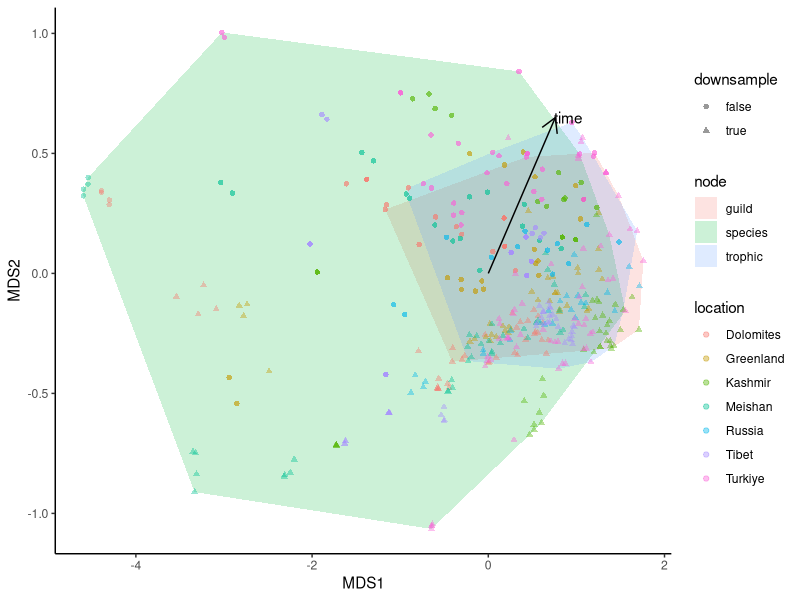
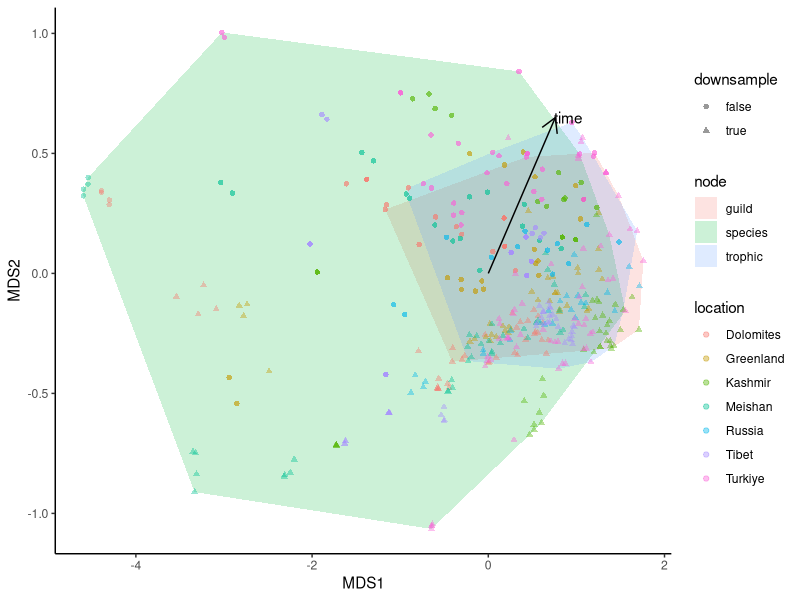

Reproduce these figures in R, in order.
##Load packages
library(grDevices)
library(here)
library(tidyverse)
library(vegan)

# set path to code sub dir
setwd(here())

# import network summary data
topology_sites <- read.csv("data/output/networks/topology.csv") %>%
  na.omit()

# PCA

topology_scaled <- scale(topology_sites[7:20])

ord <- metaMDS(topology_sites[7:20])
fit <- envfit(ord, topology_sites[1:6], perm = 9999)

df_pca <-
  cbind(topology_sites[1:6], as.data.frame(ord[["points"]]))

# Find the convex hull of the points being plotted
hull <- df_pca %>%
  group_by(node) %>%
  slice(chull(MDS1, MDS2))

ggplot() +
  geom_polygon(data = hull,
               aes(x = MDS1,
                   y = MDS2,
                   fill = node,
                   group = node),
                alpha = 0.20) +
  geom_point(data = df_pca,
             aes(x = MDS1,
                 y = MDS2,
                 shape = downsample,
                 colour = location),
             alpha = 0.4) +
  geom_segment(aes(x = 0, y = 0, 
                   xend = fit[["vectors"]][["arrows"]][1], 
                   yend = fit[["vectors"]][["arrows"]][2]),
               colour = "black",
               arrow = arrow(length = unit(0.03, "npc"))) +
  geom_text(aes(label = "time", 
                x = fit[["vectors"]][["arrows"]][1], 
                y = fit[["vectors"]][["arrows"]][2]), 
            nudge_x = 0.15,
            colour = "black") +
  theme_classic()

ggsave("images/pca.png",
       width = 4500,
       height = 3500,
       units = "px",
       dpi = 600)
